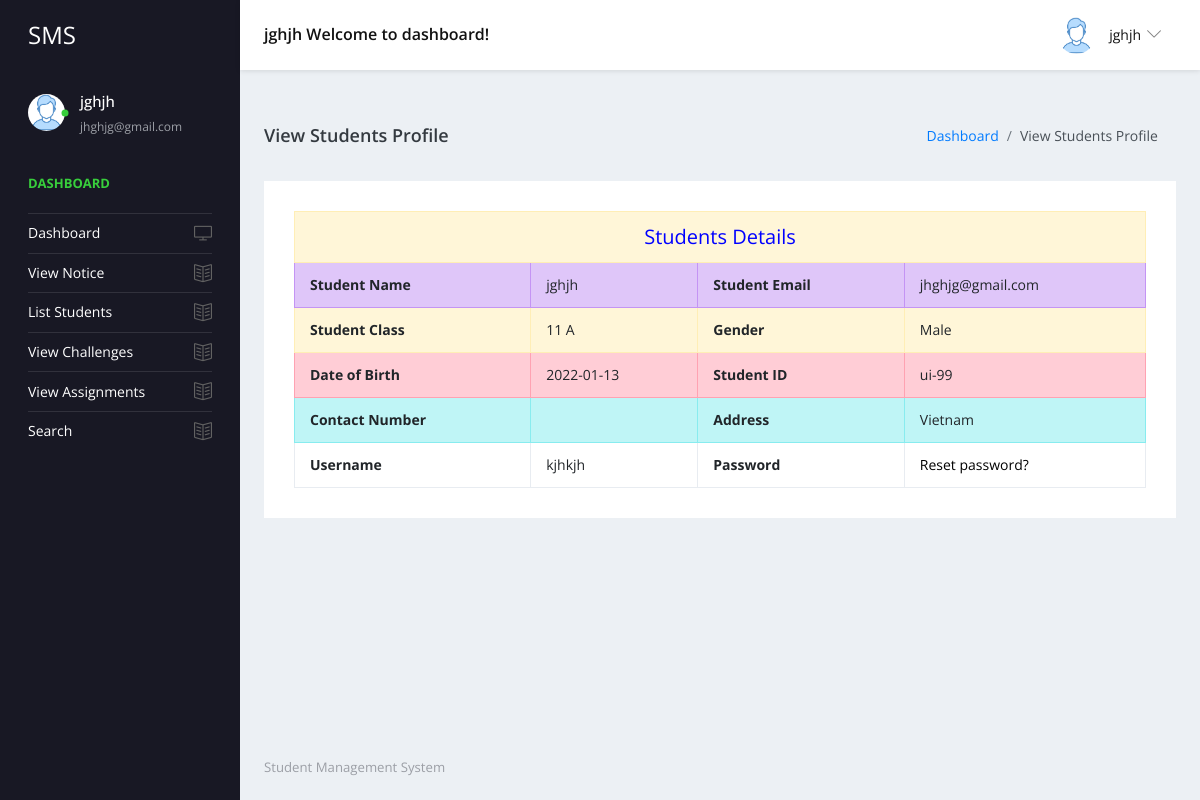
/student/student-profile.php (signed in), run on the app's committed database.
### tables this page shows
CREATE TABLE `tblstudent` (
  `ID` int(10) NOT NULL,
  `StudentName` varchar(200) DEFAULT NULL,
  `StudentEmail` varchar(200) DEFAULT NULL,
  `StudentClass` varchar(100) DEFAULT NULL,
  `Gender` varchar(50) DEFAULT NULL,
  `DOB` date DEFAULT NULL,
  `StuID` varchar(200) DEFAULT NULL,
  `ContactNumber` bigint(10) DEFAULT NULL,
  `Address` mediumtext DEFAULT NULL,
  `UserName` varchar(200) DEFAULT NULL,
  `Password` varchar(200) DEFAULT NULL
);

CREATE TABLE `tblclass` (
  `ID` int(5) NOT NULL,
  `ClassName` varchar(50) DEFAULT NULL,
  `Section` varchar(20) DEFAULT NULL,
  `CreationDate` timestamp NULL DEFAULT current_timestamp()
);

### student/student-profile.php (the view, shortened to what this page needs)
<?php
include('includes/dbconnection.php');
if (strlen($_SESSION['sturecmsstuid']==0)) {
  header('location:logout.php');
  } else{
  ?>
<!DOCTYPE html>
<html lang="en">
  <head>
    <link rel="stylesheet" href="vendors/simple-line-icons/css/simple-line-icons.css">
    <link rel="stylesheet" href="vendors/flag-icon-css/css/flag-icon.min.css">
    <link rel="stylesheet" href="vendors/css/vendor.bundle.base.css">
    <link rel="stylesheet" href="vendors/select2/select2.min.css">
    <link rel="stylesheet" href="vendors/select2-bootstrap-theme/select2-bootstrap.min.css">
    <link rel="stylesheet" href="css/style.css" />
  </head>
  <body>
    <div class="container-scroller">
     <?php include_once('includes/header.php');?>
      <div class="container-fluid page-body-wrapper">
      <?php include_once('includes/sidebar.php');?>
        <div class="main-panel">
          <div class="content-wrapper">
            <div class="page-header">
              <h3 class="page-title"> View Students Profile </h3>
              <nav aria-label="breadcrumb">
                <ol class="breadcrumb">
                  <li class="breadcrumb-item"><a href="dashboard.php">Dashboard</a></li>
                  <li class="breadcrumb-item active" aria-current="page"> View Students Profile</li>
                </ol>
              </nav>
            </div>
            <div class="row">
              <div class="col-12 grid-margin stretch-card">
                <div class="card">
                  <div class="card-body">
                    <table border="1" class="table table-bordered mg-b-0">
                      <?php
$sid=$_SESSION['sturecmsstuid'];
$sql="SELECT tblstudent.StudentName,tblstudent.StudentEmail,tblstudent.StudentClass,tblstudent.Gender,tblstudent.DOB,tblstudent.StuID,tblstudent.ContactNumber,tblstudent.Address,tblstudent.UserName,tblstudent.Password,tblclass.ClassName,tblclass.Section from tblstudent join tblclass on tblclass.ID=tblstudent.StudentClass where tblstudent.StuID=:sid";
$query = $dbh -> prepare($sql);
$query->bindParam(':sid',$sid,PDO::PARAM_STR);
$query->execute();
$results=$query->fetchAll(PDO::FETCH_OBJ);
$cnt=1;
if($query->rowCount() > 0)
{
foreach($results as $row)
{               ?>
 <tr align="center" class="table-warning">
<td colspan="4" style="font-size:20px;color:blue">
 Students Details</td></tr>
    <tr class="table-info">
    <th>Student Name</th>
    <td><?php  echo $row->StudentName;?></td>
     <th>Student Email</th>
    <td><?php  echo $row->StudentEmail;?></td>
  </tr>
  <tr class="table-warning">
     <th>Student Class</th>
    <td><?php  echo $row->ClassName;?> <?php  echo $row->Section;?></td>
     <th>Gender</th>
    <td><?php  echo $row->Gender;?></td>
  </tr>
  <tr class="table-danger">
    <th>Date of Birth</th>
    <td><?php  echo $row->DOB;?></td>
    <th>Student ID</th>
    <td><?php  echo $row->StuID;?></td>
  </tr>
  <tr class="table-primary">
    <th>Contact Number</th>
    <td><?php  echo $row->ContactNumber;?></td>
    <th>Address</th>
    <td><?php  echo $row->Address;?></td>
  </tr>
  <tr class="table-progress">
    <th>Username</th>
    <td><?php  echo $row->UserName;?></td>
    <th>Password</th>
    <td><a href="change-password.php" class="auth-link text-black">Reset password?</a></td>
  </tr>
  <?php $cnt=$cnt+1;}} ?>
</table>
                  </div>
                </div>
              </div>
            </div>
          </div>
         <?php include_once('includes/footer.php');?>
        </div>
      </div>
    </div>
  </body>
</html><?php }  ?>

### student/includes/header.php (shortened to what this page needs)
 <nav class="navbar default-layout-navbar col-lg-12 col-12 p-0 fixed-top d-flex flex-row">
        <div class="navbar-brand-wrapper d-flex align-items-center">
          <a class="navbar-brand brand-logo" href="dashboard.php">
            <strong style="color: white;">SMS</strong>
          </a>
        </div>
        <?php
         $uid= $_SESSION['sturecmsuid'];
$sql="SELECT * from tblstudent where ID=:uid";
$query = $dbh -> prepare($sql);
$query->bindParam(':uid',$uid,PDO::PARAM_STR);
$query->execute();
$results=$query->fetchAll(PDO::FETCH_OBJ);
$cnt=1;
if($query->rowCount() > 0)
{
foreach($results as $row)
{               ?>
        <div class="navbar-menu-wrapper d-flex align-items-center flex-grow-1">
          <h5 class="mb-0 font-weight-medium d-none d-lg-flex"><?php  echo htmlentities($row->StudentName);?> Welcome to dashboard!</h5>
          <ul class="navbar-nav navbar-nav-right ml-auto">
            <li class="nav-item dropdown d-none d-xl-inline-flex user-dropdown">
              <a class="nav-link dropdown-toggle" id="UserDropdown" href="#" data-toggle="dropdown" aria-expanded="false">
                <img class="img-xs rounded-circle ml-2" src="images/faces/face8.jpg" alt="Profile image"> <span class="font-weight-normal"> <?php  echo htmlentities($row->StudentName);?> </span></a>
                  <p class="font-weight-light text-muted mb-0"><?php  echo htmlentities($row->StudentEmail);?></p><?php $cnt=$cnt+1;}} ?>
            </li>
          </ul>
        </div>
      </nav>

### student/includes/sidebar.php
<nav class="sidebar sidebar-offcanvas" id="sidebar">
          <ul class="nav">
            <li class="nav-item nav-profile">
              <a href="#" class="nav-link">
                <div class="profile-image">
                  <img class="img-xs rounded-circle" src="images/faces/face8.jpg" alt="profile image">
                  <div class="dot-indicator bg-success"></div>
                </div>
                <div class="text-wrapper">
                  <?php
         $uid= $_SESSION['sturecmsuid'];
$sql="SELECT * from tblstudent where ID=:uid";
$query = $dbh -> prepare($sql);
$query->bindParam(':uid',$uid,PDO::PARAM_STR);
$query->execute();
$results=$query->fetchAll(PDO::FETCH_OBJ);
$cnt=1;
if($query->rowCount() > 0)
{
foreach($results as $row)
{               ?>
                  <p class="profile-name"><?php  echo htmlentities($row->StudentName);?></p>
                  <p class="designation"><?php  echo htmlentities($row->StudentEmail);?></p><?php $cnt=$cnt+1;}} ?>
                </div>
              </a>
            </li>
            <li class="nav-item nav-category">
              <span class="nav-link">Dashboard</span>
            </li>
            <li class="nav-item">
              <a class="nav-link" href="dashboard.php">
                <span class="menu-title">Dashboard</span>
                <i class="icon-screen-desktop menu-icon"></i>
              </a>
            </li>
            <li class="nav-item">
              <a class="nav-link" href="view-notice.php">
                <span class="menu-title">View Notice</span>
                <i class="icon-book-open menu-icon"></i>
              </a>
            </li>
            <li class="nav-item">
              <a class="nav-link" href="view-students.php">
                <span class="menu-title">List Students</span>
                <i class="icon-book-open menu-icon"></i>
              </a>
            </li>
            <li class="nav-item">
              <a class="nav-link" href="challenges.php">
                <span class="menu-title">View Challenges</span>
                <i class="icon-book-open menu-icon"></i>
              </a>
            </li>
            <li class="nav-item">
              <a class="nav-link" href="view-assigments.php">
                <span class="menu-title">View Assignments</span>
                <i class="icon-book-open menu-icon"></i>
              </a>
            </li>
            <li class="nav-item">
              <a class="nav-link" href="search.php">
                <span class="menu-title">Search</span>
                <i class="icon-book-open menu-icon"></i>
              </a>
            </li>
          </ul>
        </nav>

### data on the page
tblstudent: StudentName "jghjh", StudentEmail "jhghjg@gmail.com", tblclass.ClassName "11", tblclass.Section "A", Gender "Male", DOB "2022-01-13", StuID "ui-99", Address "Vietnam", UserName "kjhkjh"
